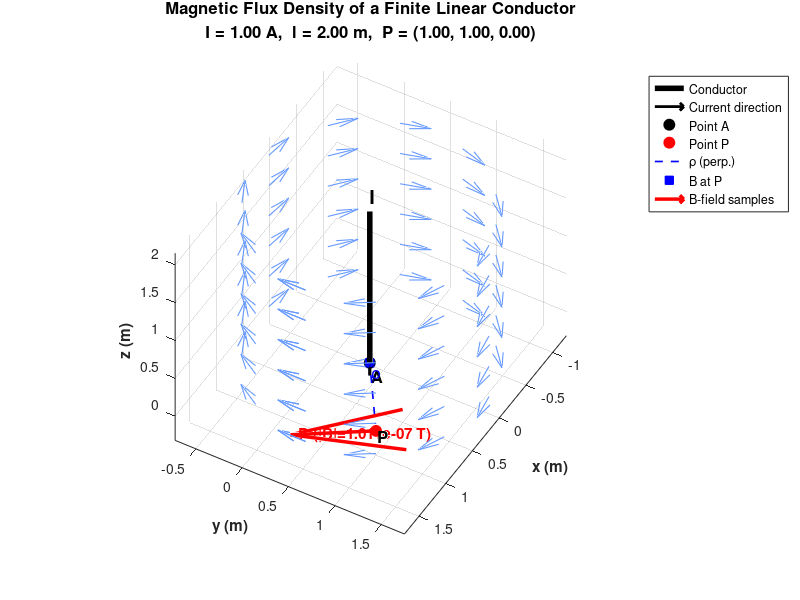

Here is the MATLAB script that generated this plot:
%% Magnetic Flux Density of a Finite Linear Conductor (Parallel to z-axis)
% Computes B at point P due to a straight wire of length l carrying current I
% Author: (Generated)
clear; clc; close all;

%% ---------------- USER PARAMETERS ----------------
mu0 = 4*pi*1e-7;      % Permeability of free space (H/m)

% Conductor parameters
I  = 1;              % Current (A) - sign gives direction along z
l  = 2;               % Length of conductor (m)

% Reference point A (one end of the conductor, or its midpoint - see note)
Ax = 0.25;  Ay = 0.5;  Az = 0;   % A is the LOWER end of the wire

% Observation point P
Px = 1;  Py = 1;  Pz = 0;

% Number of segments for numerical verification (optional)
Nseg = 2000;

%% ---------------- GEOMETRY ----------------
% Wire runs parallel to z-axis from z1 to z2
z1 = Az;            % lower end
z2 = Az + l;        % upper end (if I > 0, current flows +z)

% Vector from A to P (perpendicular distance vector in xy-plane)
dx = Px - Ax;
dy = Py - Ay;
rho = sqrt(dx^2 + dy^2);   % perpendicular distance from wire axis

if rho < 1e-12
    error('Point P lies on the conductor axis. B is singular there.');
end

%% ---------------- ANALYTICAL SOLUTION ----------------
% Unit azimuthal vector phi_hat = (-dy, dx, 0)/rho
phi_hat = [-dy, dx, 0]/rho;

% Perpendicular distances along wire
% sin(theta) terms using the standard finite-wire formula
cos_th1 = (z1 - Pz)/sqrt(rho^2 + (z1 - Pz)^2);
cos_th2 = (z2 - Pz)/sqrt(rho^2 + (z2 - Pz)^2);

% B magnitude (azimuthal)
Bmag = (mu0*I/(4*pi*rho)) * (cos_th1 - cos_th2);

% B vector (analytical)
B_analytic = Bmag * phi_hat;

fprintf('--- Analytical Result ---\n');
fprintf('B = [%g, %g, %g] T\n', B_analytic);
fprintf('|B| = %g T\n\n', norm(B_analytic));

%% ---------------- NUMERICAL VERIFICATION (Biot-Savart) ----------------
z = linspace(z1, z2, Nseg);
dz = z(2) - z(1);
B_num = [0 0 0];
for k = 1:Nseg
    % Source point on wire
    rs = [Ax, Ay, z(k)];
    % Vector from source to field point
    R  = [Px, Py, Pz] - rs;
    Rm = norm(R);
    % dl x R  with dl = [0 0 I*dz]
    dl = [0, 0, I*dz];
    B_num = B_num + cross(dl, R)/Rm^3;
end
B_num = (mu0/(4*pi)) * B_num;

fprintf('--- Numerical (Biot-Savart) Result ---\n');
fprintf('B = [%g, %g, %g] T\n', B_num);
fprintf('|B| = %g T\n\n', norm(B_num));

%% ---------------- 3D PLOT ----------------
figure('Color','w','Position',[100 100 900 700]);
hold on; grid on; axis equal;
view(35, 25);

% --- Plot the conductor ---
plot3([Ax Ax],[Ay Ay],[z1 z2],'k-','LineWidth',4);
% Arrowhead showing current direction
quiver3(Ax, Ay, (z1+z2)/2, 0, 0, sign(I)*l/4, ...
        'k','LineWidth',2,'MaxHeadSize',2,'AutoScale','off');
text(Ax, Ay, z2+0.1*max(l,1), 'I', 'FontSize',14,'FontWeight','bold');

% --- Plot point A ---
plot3(Ax, Ay, Az,'ko','MarkerFaceColor','k','MarkerSize',8);
text(Ax+0.05, Ay+0.05, Az-0.1, 'A','FontSize',12,'FontWeight','bold');

% --- Plot point P ---
plot3(Px, Py, Pz,'ro','MarkerFaceColor','r','MarkerSize',8);
text(Px+0.05, Py+0.05, Pz, 'P','FontSize',12,'FontWeight','bold');

% --- Perpendicular foot on wire (same z as P, projected onto wire axis) ---
foot = [Ax, Ay, Pz];
plot3([Px foot(1)],[Py foot(2)],[Pz foot(3)],'b--','LineWidth',1.2);
plot3(foot(1),foot(2),foot(3),'bs','MarkerSize',6,'MarkerFaceColor','b');
text(foot(1)+0.05, foot(2)+0.05, foot(3)-0.1, '\rho','Color','b','FontSize',12);

% --- Plot the B vector at P (scaled for visibility) ---
Bscale = 0.4*max(l,1) / max(norm(B_analytic),eps);
Bplot  = B_analytic * Bscale;
quiver3(Px, Py, Pz, Bplot(1), Bplot(2), Bplot(3), ...
        0, 'r', 'LineWidth', 2.5, 'MaxHeadSize', 0.8);
text(Px+Bplot(1), Py+Bplot(2), Pz+Bplot(3), ...
     sprintf('  B (|B|=%.3e T)', norm(B_analytic)), ...
     'Color','r','FontSize',11,'FontWeight','bold');

% --- Plot a few additional B-vectors around the wire for context ---
[Zg, Ag] = meshgrid(linspace(z1, z2, 6), linspace(0, 2*pi, 12));
Rring = 0.6*max(l,1);
Xg = Ax + Rring*cos(Ag);
Yg = Ay + Rring*sin(Ag);
for i = 1:size(Zg,1)
    for j = 1:size(Zg,2)
        Ppx = Xg(i,j); Ppy = Yg(i,j); Ppz = Zg(i,j);
        dxr = Ppx - Ax; dyr = Ppy - Ay;
        rhor = sqrt(dxr^2 + dyr^2);
        if rhor < 1e-9, continue; end
        ph = [-dyr, dxr, 0]/rhor;
        c1 = (z1 - Ppz)/sqrt(rhor^2 + (z1 - Ppz)^2);
        c2 = (z2 - Ppz)/sqrt(rhor^2 + (z2 - Ppz)^2);
        Bm = (mu0*I/(4*pi*rhor))*(c1 - c2);
        Bv = Bm*ph;
        s  = 0.15*max(l,1)/max(norm(Bv),eps);
        quiver3(Ppx,Ppy,Ppz, Bv(1)*s, Bv(2)*s, Bv(3)*s, ...
                0,'Color',[0.4 0.6 1],'LineWidth',0.8,'MaxHeadSize',0.4);
    end
end

xlabel('x (m)','FontWeight','bold');
ylabel('y (m)','FontWeight','bold');
zlabel('z (m)','FontWeight','bold');
title(sprintf(['Magnetic Flux Density of a Finite Linear Conductor\n' ...
               'I = %.2f A,  l = %.2f m,  P = (%.2f, %.2f, %.2f)'], ...
               I, l, Px, Py, Pz), 'FontSize',12);
legend({'Conductor','Current direction','Point A','Point P', ...
        '\rho (perp.)','B at P','B-field samples'}, ...
        'Location','northeastoutside');
hold off;

% Thêm 
view(120,45)
